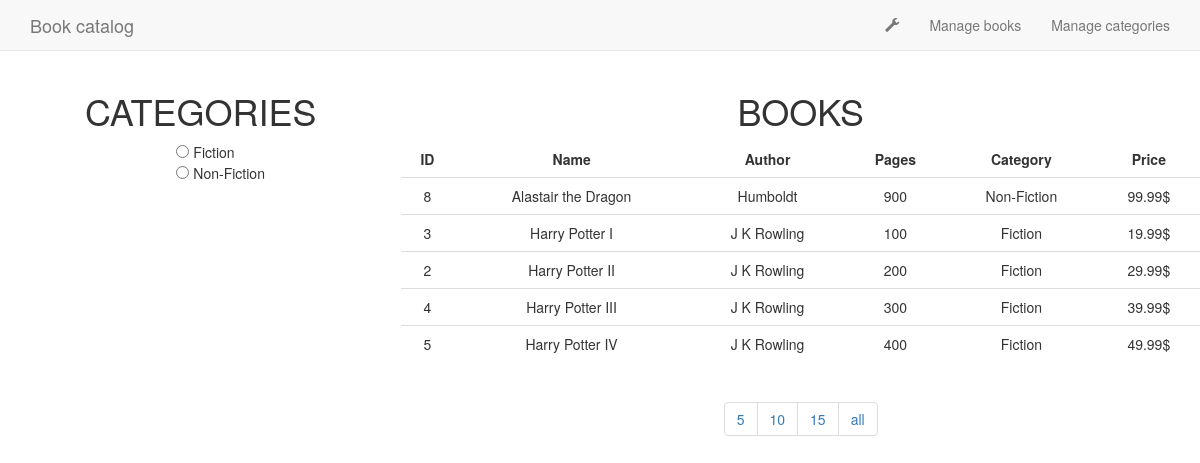
Before: / with the older database file.
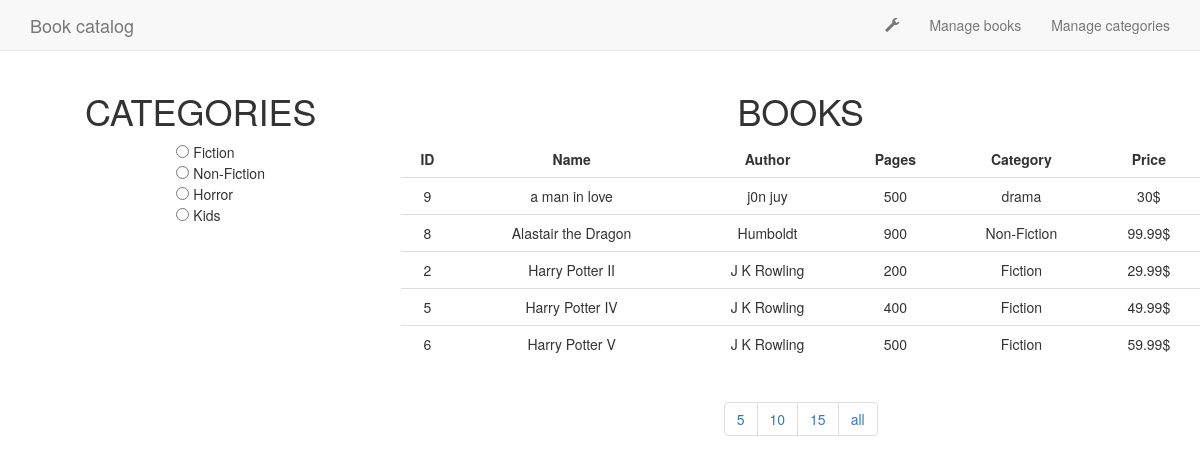
After: the same page with the newer database file.
### tables this page shows
CREATE TABLE `categories` (
  `id_category` int(11) NOT NULL,
  `name_category` text NOT NULL
);

CREATE TABLE `books` (
  `id_book` int(11) NOT NULL,
  `name_book` text NOT NULL,
  `author` text NOT NULL,
  `page_count` int(11) NOT NULL,
  `category` text NOT NULL,
  `price` float NOT NULL
);

### index.php (the view, shortened to what this page needs)
<?php
	require_once('connect.php');
?>
<!DOCTYPE html>
<html>
<head>
	<link rel="stylesheet" href="https://maxcdn.bootstrapcdn.com/bootstrap/3.3.6/css/bootstrap.min.css">
	<link rel="stylesheet" type="text/css" href="./styles.css">
</head>
<body>
<nav class="navbar navbar-default navbar-static-top">
      <div class="container">
          <a class="navbar-brand" href="#">Book catalog</a>
        <div class="collapse navbar-collapse navHeaderCollapse">
          <ul class="nav navbar-nav navbar-right">
        	<li><a><span class="glyphicon glyphicon-wrench"></span></a></li>
            <li><a href="./views/manageBooks.php">Manage books</a></li>
            <li><a href="./views/manageCategories.php">Manage categories</a></li>
          </ul>
        </div>
      </div>
    </nav>
<div id="container">
	<div id="categories">
		<h1>categories</h1>
		<ul>
			<?php
		          $categories = "SELECT * FROM categories ORDER BY id_category";
		          $query = mysqli_query($connection, $categories);
		          if($connection->connect_errno!=0) {
		            echo "Error:".$connection->connect_errno;
		          } else {
		            while($row = mysqli_fetch_assoc($query)) {
		              echo "<input type='radio' id='searchDot' name='name_category'> ".$row['name_category']."<br>";
		            }
		          }
        		?>
		</ul>
	</div>
	<div id="books">
		<h1>books</h1>
		<table class="table table-hover">
			<thead>
				<tr>
		          <td><b>ID</b></td>
		          <td><b>Name</b></td>
		          <td><b>Author</b></td>
		          <td><b>Pages</b></td>
		          <td><b>Category</b></td>
		          <td><b>Price</b></td>
        		</tr>
			</thead>
			<tbody id="fbody">
				<?php
		          $books = "SELECT * FROM books ORDER BY name_book";
		          $result = mysqli_query($connection, $books);
		          if($connection->connect_errno!=0) {
		            echo "Error:".$connection->connect_errno;
		          } else {
		            while($row = mysqli_fetch_assoc($result)) {
		              echo "<tr>";
		              echo "<td>".$row['id_book']."</td>";
		              echo "<td>".$row['name_book']."</td>";
		              echo "<td>".$row['author']."</td>";
		              echo "<td>".$row['page_count']."</td>";
		              echo "<td>".$row['category']."</td>";
		              echo "<td>".$row['price']."$</td>";
		              echo "</tr>";
		            }
		          }
        		?>
			</tbody>
		</table>
		<div id="display">
			<nav>
			  <ul class="pagination">
			    <li><a href="#">5</a></li>
			    <li><a href="#">10</a></li>
			    <li><a href="#">15</a></li>
			    <li><a href="#">all</a></li>
			  </ul>
			</nav>
		</div>
	</div>
</div>
</body>
</html>

### styles.css (style rules this page uses)
body { display: flex; flex-direction: column; }
#container { display: flex; flex-direction: row; justify-content: space-around; }
#categories { display: flex; flex-direction: column; flex-grow: 2; align-items: center; }
#books { display: flex; flex-direction: column; flex-grow: 4; align-items: center; }
h1 { text-transform: uppercase; }
h1, h2, .table, p, form { text-align: center; }

Changed rows visible on the page:
removed books: id_book "3", name_book "Harry Potter I", author "J K Rowling", page_count "100", category "Fiction", price "19.99"
removed books: id_book "4", name_book "Harry Potter III", author "J K Rowling", page_count "300", category "Fiction", price "39.99"
added categories: name_category "Horror"
added categories: name_category "Kids"
added books: id_book "9", name_book "a man in love", author "j0n juy", page_count "500", category "drama", price "30"
now on this page (row unchanged): books: id_book "6", name_book "Harry Potter V", author "J K Rowling", page_count "500", category "Fiction", price "59.99"
